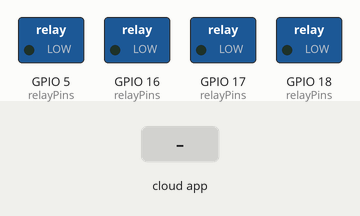
Recording of a sketch running on a simulated ESP32. On the bench: switched loads named in the sketch (green lamp = pin HIGH). The inputs (shaded band) are chosen by the test bench. WiFi joins after 1.5 s; servers stay silent unless stated; the Firebase database answers and starts empty; what the sketch prints to the serial monitor is not drawn.

Above: at 3.5 s.
3.6 s: the phone or cloud app sets relay1 to 1
At 5.2 s:
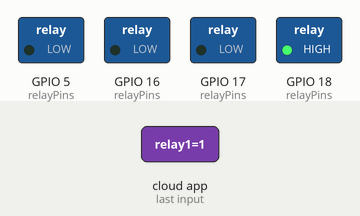
5.6 s: the phone or cloud app sets relay2 to 1
At 6.7 s:
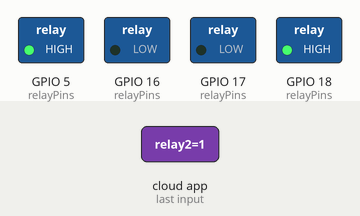
7.5 s: the phone or cloud app sets relay1 to 0
At 8.0 s:
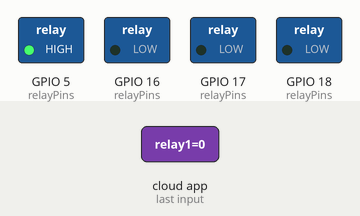
9.1 s: the phone or cloud app sets relay3 to 1
At 10.2 s:
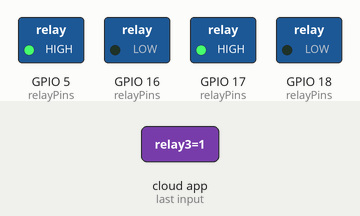
11.1 s: the phone or cloud app sets relay4 to 1
At 12.7 s:
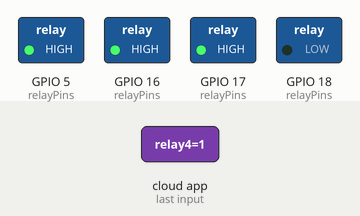
13.0 s: the phone or cloud app sets relay2 to 0
At 13.4 s:
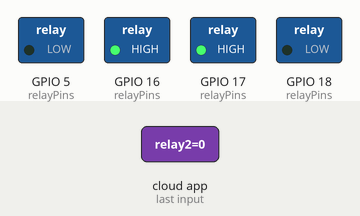
Timing chart, 0 to 15.5 s (numbered marks = the images above; inputs shaded):
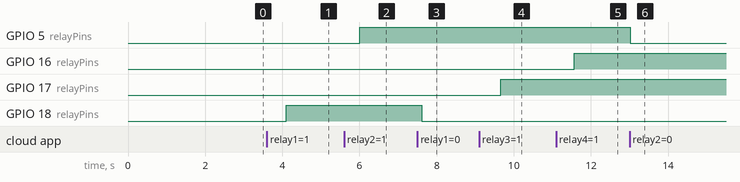

Measured:
- after the input at 3.6 s, GPIO 18 (relayPins): LOW → HIGH after 0.51 s
- after the input at 5.6 s, GPIO 5 (relayPins): LOW → HIGH after 0.41 s
- after the input at 7.5 s, GPIO 18 (relayPins): HIGH → LOW after 0.11 s
- after the input at 9.1 s, GPIO 17 (relayPins): LOW → HIGH after 0.56 s
- after the input at 11.1 s, GPIO 16 (relayPins): LOW → HIGH after 0.46 s
- after the input at 13.0 s, GPIO 5 (relayPins): HIGH → LOW at once

The sketch:

ruph-hardware-program.ino
```cpp
#include <WiFi.h>
#include <Firebase_ESP_Client.h>
#include "addons/TokenHelper.h"
#include "addons/RTDBHelper.h"

// ====== Config ======
#define WIFI_SSID       "Infinix NOTE 30 VIP"
#define WIFI_PASSWORD   "12345678p"
#define API_KEY         "AIzaSyAkJcFWMqWUMbkKidbnd_lYCjhLEv5AiGI"
#define DATABASE_URL    "https://andrew-5d2ad-default-rtdb.firebaseio.com/"

#define RELAY4 16
#define RELAY3 17
#define RELAY2 5
#define RELAY1 18
#define STATUS_LED 2

// Relay pins array
const int relayPins[4] = { RELAY1, RELAY2, RELAY3, RELAY4 };

FirebaseData fbdo;
FirebaseAuth auth;
FirebaseConfig config;
String deviceID;

// Polling interval
unsigned long lastPollTime = 0;
const unsigned long POLL_INTERVAL = 1000;  // 1 seconds

void setup() {
  Serial.begin(115200);
  delay(100);

  // --- Wi-Fi ---
  WiFi.begin(WIFI_SSID, WIFI_PASSWORD);
  Serial.print(F("Connecting to Wi-Fi"));
  while (WiFi.status() != WL_CONNECTED) {
    Serial.print(F("."));
    delay(300);
  }
  Serial.println(F("\nConnected!"));
  Serial.printf("IP: %s\n", WiFi.localIP().toString().c_str());

  // --- Device ID ---
  uint64_t chipid = ESP.getEfuseMac();
  deviceID = "ESP32_" + String((uint32_t)(chipid >> 32), HEX) +
             String((uint32_t)(chipid & 0xFFFFFFFF), HEX);
  deviceID.toUpperCase();
  Serial.println("Device ID: " + deviceID);

  // --- Firebase ---
  config.api_key = API_KEY;
  config.database_url = DATABASE_URL;

  // Anonymous sign-up
  if (Firebase.signUp(&config, &auth, "", "")) {
    Serial.println(F("Firebase sign-up OK"));
  } else {
    Serial.printf("Sign-up failed: %s\n", config.signer.signupError.message.c_str());
  }

  Firebase.begin(&config, &auth);
  Firebase.reconnectWiFi(true);

  fbdo.setResponseSize(4096);

  // --- Relays ---
  for (int i = 0; i < 4; i++) {
    pinMode(relayPins[i], OUTPUT);
    digitalWrite(relayPins[i], LOW);  // Start ON (active LOW)
  }

  // --- Initialize Firebase DB ---
  String basePath = "/devices/" + deviceID;
  Firebase.RTDB.setString(&fbdo, basePath + "/status", "online");
  Firebase.RTDB.setInt(&fbdo, basePath + "/relays/relay1", 0);
  Firebase.RTDB.setInt(&fbdo, basePath + "/relays/relay2", 0);
  Firebase.RTDB.setInt(&fbdo, basePath + "/relays/relay3", 0);
  Firebase.RTDB.setInt(&fbdo, basePath + "/relays/relay4", 0);

  Serial.println(F("Polling mode started (every 2 sec)"));
}

void pollRelays() {
  if (!Firebase.ready()) return;

  String basePath = "/devices/" + deviceID + "/relays";
  const char* relays[] = { "relay1", "relay2", "relay3", "relay4" };

  for (int i = 0; i < 4; i++) {
    String path = basePath + "/" + relays[i];

    // READ from Firebase
    if (Firebase.RTDB.getInt(&fbdo, path.c_str())) {
      int desired = fbdo.intData();
      int current = digitalRead(relayPins[i]);

      if ((desired == 1 && current == LOW) || (desired == 0 && current == HIGH)) {
        digitalWrite(relayPins[i], desired ? HIGH : LOW);
        Serial.printf("Relay%d → %s\n", i + 1, desired ? "ON" : "OFF");


        // SEND BACK to Firebase (optional: confirm state)
        bool stateBool = (desired == 1);
        Firebase.RTDB.setBool(&fbdo, path.c_str(), stateBool);
      }
    } else {
      Serial.printf("Read failed %s: %s\n", relays[i], fbdo.errorReason().c_str());
    }
  }
}

void loop() {
  // Poll every 2 seconds
  if (millis() - lastPollTime >= POLL_INTERVAL) {
    pollRelays();
    lastPollTime = millis();
  }

  // Keep Firebase alive
  if (!Firebase.ready()) {
    delay(100);
    return;
  }

  delay(10);
}
```
